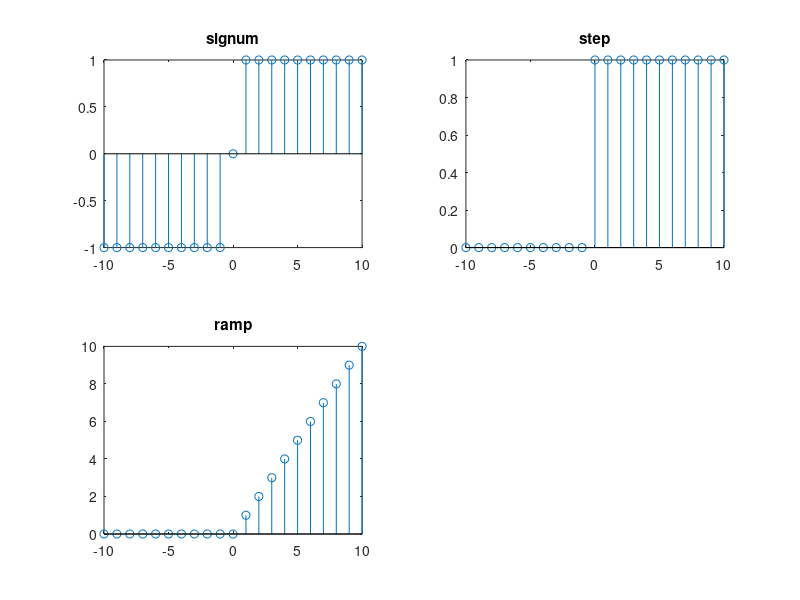

Recreate this plot in MATLAB.
clc;
clear;
close all;
n = -10:10;
u = (n>=0);
imp = (n==0);
r = n.*u;
s = sign(n);
subplot(2,2,1);
stem(n,imp);
title('impulse');
subplot(2,2,2);
stem(n,u);
title('step');
subplot(2,2,3);
stem(n,r);
title('ramp');
subplot(2,2,1);
stem(n,s);
title('signum');
